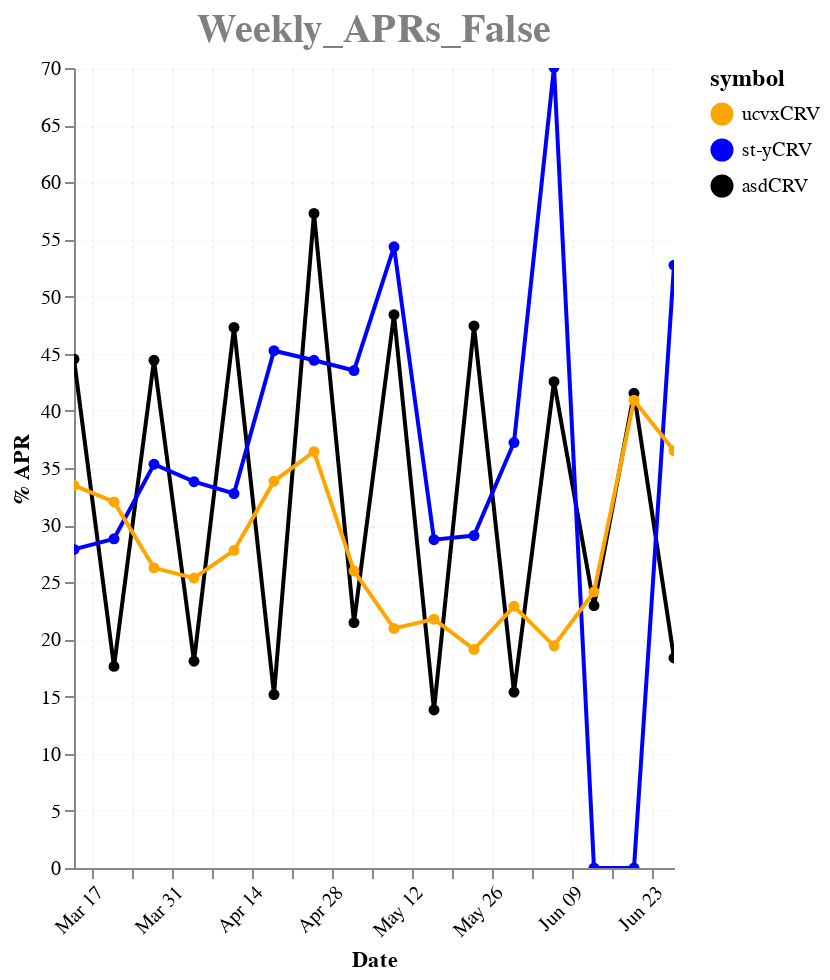

The specification (Vega-Lite) saved for this image:
### Vega-Lite specification from a JSON file in a GitHub repository (floating-point values rounded to 4 significant figures)
{"config": {"view": {"continuousWidth": 300, "continuousHeight": 300, "strokeOpacity": 0}, "axis": {"grid": true, "gridColor": "lightgray", "gridDash": [2, 2], "gridOpacity": 0.2}, "legend": {"labelFontSize": 10, "symbolSize": 100, "titleFontSize": 12}, "title": {"anchor": "middle", "color": "gray", "font": "Helvetica", "fontSize": 20}}, "data": {"name": "data-73e888f563c02a1d7f6456f41e2dd2c7"}, "mark": {"type": "line", "point": true}, "encoding": {"color": {"field": "symbol", "scale": {"domain": ["ucvxCRV", "st-yCRV", "asdCRV"], "range": ["orange", "blue", "black"]}, "type": "nominal"}, "tooltip": [{"field": "date", "type": "temporal"}, {"field": "symbol", "type": "nominal"}, {"field": "apr", "format": ".2f", "type": "quantitative"}], "x": {"axis": {"labelAngle": -45}, "field": "date", "title": "Date", "type": "temporal"}, "y": {"field": "apr", "scale": {"domain": [0, 70]}, "title": "% APR", "type": "quantitative"}}, "height": 400, "params": [{"name": "param_1", "select": {"type": "interval", "encodings": ["x", "y"]}, "bind": "scales"}], "title": "Weekly_APRs_False", "width": "container", "$schema": "https://vega.github.io/schema/vega-lite/v5.17.0.json", "datasets": {"data-73e888f563c02a1d7f6456f41e2dd2c7": [{"date": "2024-06-26T20:00:00", "symbol": "asdCRV", "apr": 18.38}, {"date": "2024-06-19T20:00:00", "symbol": "asdCRV", "apr": 41.53}, {"date": "2024-06-12T20:00:00", "symbol": "asdCRV", "apr": 22.96}, {"date": "2024-06-05T20:00:00", "symbol": "asdCRV", "apr": 42.55}, {"date": "2024-05-29T20:00:00", "symbol": "asdCRV", "apr": 15.38}, {"date": "2024-05-22T20:00:00", "symbol": "asdCRV", "apr": 47.43}, {"date": "2024-05-15T20:00:00", "symbol": "asdCRV", "apr": 13.83}, {"date": "2024-05-08T20:00:00", "symbol": "asdCRV", "apr": 48.42}, {"date": "2024-05-01T20:00:00", "symbol": "asdCRV", "apr": 21.47}, {"date": "2024-04-24T20:00:00", "symbol": "asdCRV", "apr": 57.27}, {"date": "2024-04-17T20:00:00", "symbol": "asdCRV", "apr": 15.17}, {"date": "2024-04-10T20:00:00", "symbol": "asdCRV", "apr": 47.3}, {"date": "2024-04-03T20:00:00", "symbol": "asdCRV", "apr": 18.09}, {"date": "2024-03-27T20:00:00", "symbol": "asdCRV", "apr": 44.42}, {"date": "2024-03-20T20:00:00", "symbol": "asdCRV", "apr": 17.64}, {"date": "2024-03-13T20:00:00", "symbol": "asdCRV", "apr": 44.53}, {"date": "2024-06-26T20:00:00", "symbol": "st-yCRV", "apr": 52.75}, {"date": "2024-06-19T20:00:00", "symbol": "st-yCRV", "apr": 0.0}, {"date": "2024-06-12T20:00:00", "symbol": "st-yCRV", "apr": 0.0}, {"date": "2024-06-05T20:00:00", "symbol": "st-yCRV", "apr": 70.06}, {"date": "2024-05-29T20:00:00", "symbol": "st-yCRV", "apr": 37.23}, {"date": "2024-05-22T20:00:00", "symbol": "st-yCRV", "apr": 29.09}, {"date": "2024-05-15T20:00:00", "symbol": "st-yCRV", "apr": 28.73}, {"date": "2024-05-08T20:00:00", "symbol": "st-yCRV", "apr": 54.36}, {"date": "2024-05-01T20:00:00", "symbol": "st-yCRV", "apr": 43.53}, {"date": "2024-04-24T20:00:00", "symbol": "st-yCRV", "apr": 44.42}, {"date": "2024-04-17T20:00:00", "symbol": "st-yCRV", "apr": 45.26}, {"date": "2024-04-10T20:00:00", "symbol": "st-yCRV", "apr": 32.77}, {"date": "2024-04-03T20:00:00", "symbol": "st-yCRV", "apr": 33.8}, {"date": "2024-03-27T20:00:00", "symbol": "st-yCRV", "apr": 35.33}, {"date": "2024-03-20T20:00:00", "symbol": "st-yCRV", "apr": 28.8}, {"date": "2024-03-13T20:00:00", "symbol": "st-yCRV", "apr": 27.87}, {"date": "2024-06-26T20:00:00", "symbol": "ucvxCRV", "apr": 36.52}, {"date": "2024-06-19T20:00:00", "symbol": "ucvxCRV", "apr": 40.92}, {"date": "2024-06-12T20:00:00", "symbol": "ucvxCRV", "apr": 24.16}, {"date": "2024-06-05T20:00:00", "symbol": "ucvxCRV", "apr": 19.44}, {"date": "2024-05-29T20:00:00", "symbol": "ucvxCRV", "apr": 22.9}, {"date": "2024-05-22T20:00:00", "symbol": "ucvxCRV", "apr": 19.13}, {"date": "2024-05-15T20:00:00", "symbol": "ucvxCRV", "apr": 21.77}, {"date": "2024-05-08T20:00:00", "symbol": "ucvxCRV", "apr": 20.96}, {"date": "2024-05-01T20:00:00", "symbol": "ucvxCRV", "apr": 25.99}, {"date": "2024-04-24T20:00:00", "symbol": "ucvxCRV", "apr": 36.43}, {"date": "2024-04-17T20:00:00", "symbol": "ucvxCRV", "apr": 33.85}, {"date": "2024-04-10T20:00:00", "symbol": "ucvxCRV", "apr": 27.79}, {"date": "2024-04-03T20:00:00", "symbol": "ucvxCRV", "apr": 25.37}, {"date": "2024-03-27T20:00:00", "symbol": "ucvxCRV", "apr": 26.26}, {"date": "2024-03-20T20:00:00", "symbol": "ucvxCRV", "apr": 32.03}, {"date": "2024-03-13T20:00:00", "symbol": "ucvxCRV", "apr": 33.47}]}}
